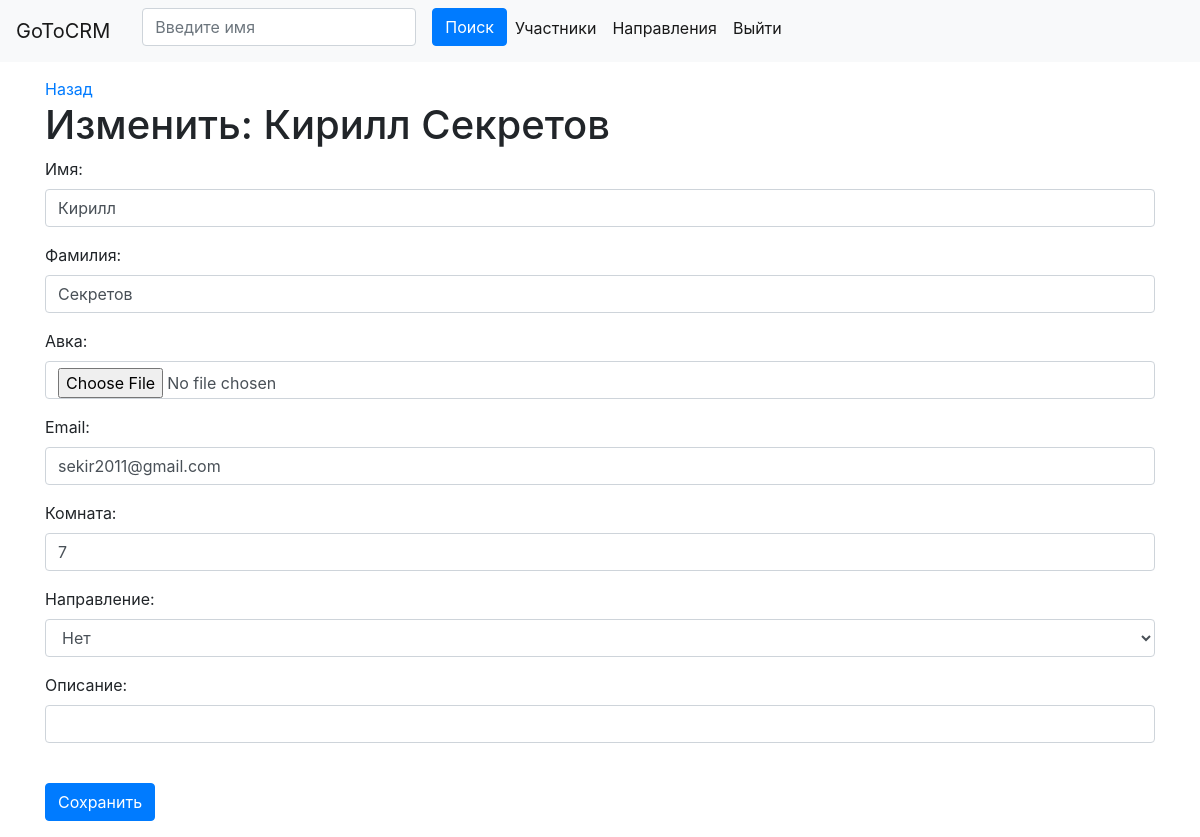
The page /edit?id=4 (signed in) on the database as committed earlier.
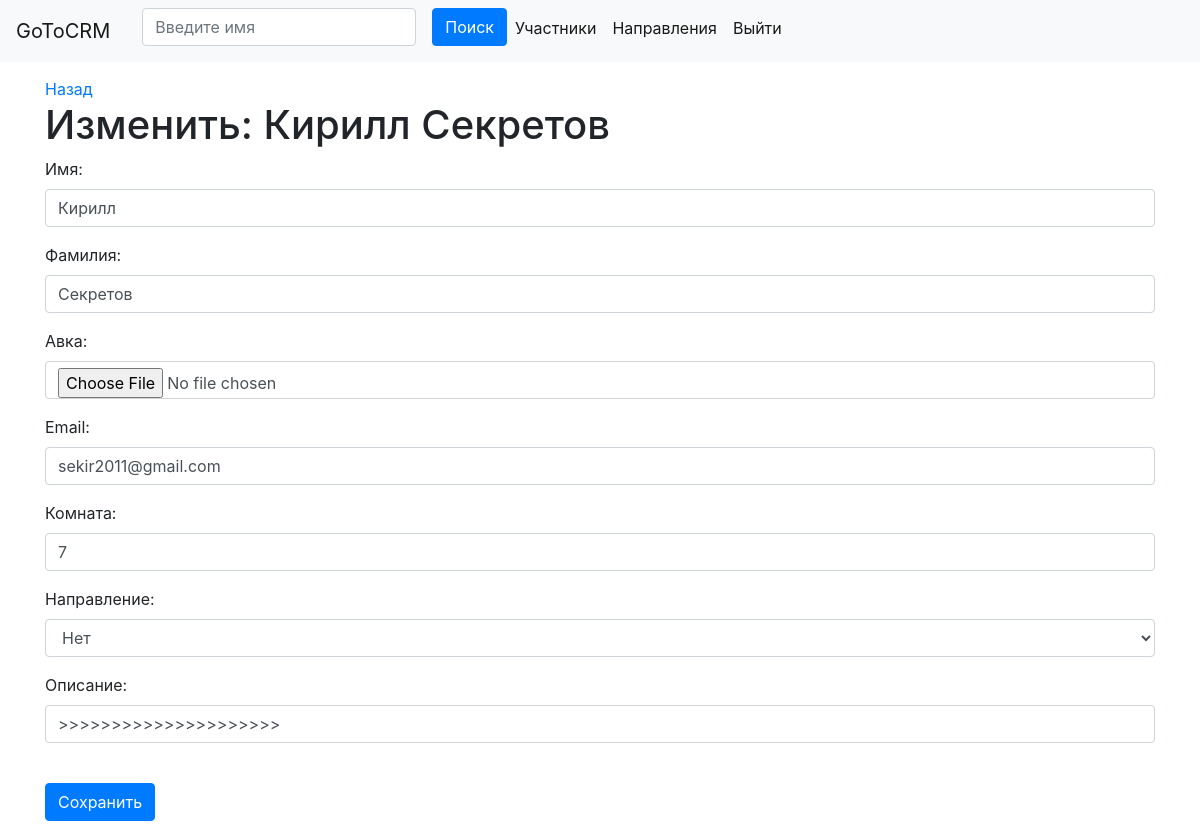
The same page on the database as committed later.
### crm/models.py (models this page shows, shortened)
class Student(models.Model):
    name = models.CharField(max_length=30, null=True)
    surname = models.CharField(max_length=30, null=True)
    room = models.IntegerField(null=True)
    email = models.EmailField(null=True)
    description = models.TextField(default="")
    photo = models.FileField(upload_to=get_file_path, null=True)
    course = models.ForeignKey(Course, on_delete=models.SET_NULL, null=True)

### crm/views.py (the view, shortened to what this page needs)
# urls.py: path('edit', edit),
def edit(request):
    if not request.user.is_authenticated:
        return redirect('/login')
    if request.method == 'GET':
        id = request.GET.get('id')
        courses = Course.objects.all()
        student = Student.objects.get(pk=id)
        return render(request, 'edit.html', {'student': student, 'courses': courses})

### crm/templates/edit.html (shortened to what this page needs)
{% extends 'base.html' %}
{% block content %}
<a href="/student?id={{ student.id }}">Назад</a>
<h1>Изменить: {{ student.name }} {{ student.surname }}</h1>
<form action="/edit?id={{ student.id }}" method="post" enctype="multipart/form-data">
    <div class="form-group">
            <label>Имя: </label> <input class="form-control" type="text" name="name" value="{{ student.name }}"/>
    </div>
    <div class="form-group">
        <label>Фамилия: </label> <input class="form-control" type="text" name="surname" value="{{ student.surname }}"/>
    </div>
    <div class="form-group">
        <label>Авка: </label> <input class="form-control" type="file" name="avatar"/>
    </div>
    <div class="form-group">
        <label>Email: </label> <input class="form-control" type="text" name="email" value="{{ student.email }}"/>
    </div>
    <div class="form-group">
        <label>Комната: </label> <input class="form-control" type="text" name="room" value="{{ student.room }}"/>
    </div>
    <div class="form-group">
        <label>Направление:</label>
        <select class="form-control" name="course_id">
            <option value="">Нет</option>
        </select>
    </div>
    <div class="form-group">
        <label>Описание: </label> <input class="form-control" type="text" name="description" value="{{ student.description }}"/>
    </div>
    <br>
    <div class="form-group">
        <input class="btn btn-primary" type="submit" value="Сохранить">
    </div>
</form>
{% endblock %}

Rows that differ between the two databases and show on the page:
changed Student "Кирилл": description (not shown) → ">>>>>>>>>>>>>>>>>>>>>"
